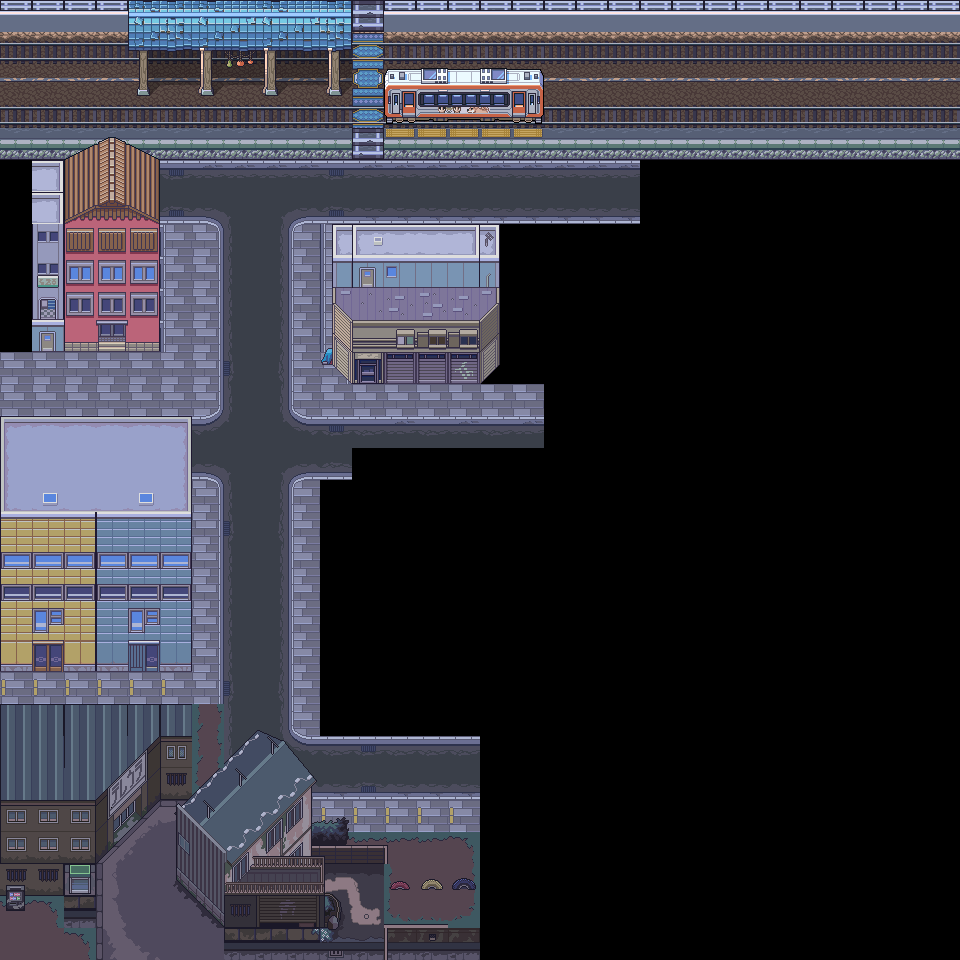

Rendered tile map (Tiled .tmx) drawn with the repository's tilesets; below, a short description and the map source with its tile grids summarised:
An orthogonal 30x30 tile map with 32x32 px tiles, 5 tile layers (floor, on ground, collision, above, ...), 3 tilesets and 3 objects (Start, Headmaster, VendingMachine).

<map version="1.10" tiledversion="1.11.2" orientation="orthogonal" renderorder="right-down" width="30" height="30" tilewidth="32" tileheight="32" infinite="0" nextlayerid="8" nextobjectid="5">
 <tileset firstgid="1" source="osaka.tsx" />
 <tileset firstgid="904" source="trainstation.tsx" />
 <tileset firstgid="1624" source="darktokyotilemap.tsx" />
 <layer id="7" name="floor" width="30" height="30">
  <data>[900 cells, 195 non-empty, 59 distinct tile ids]</data>
 </layer>
 <layer id="1" name="on ground" width="30" height="30">
  <data>[900 cells, 166 non-empty, 84 distinct tile ids]</data>
 </layer>
 <layer id="5" name="collision" width="30" height="30">
  <data>[900 cells, 118 non-empty, 62 distinct tile ids]</data>
 </layer>
 <layer id="3" name="above" width="30" height="30">
  <data>[900 cells, 79 non-empty, 70 distinct tile ids]</data>
 </layer>
 <layer id="6" name="sky" width="30" height="30">
  <data>[900 cells, 20 non-empty, 13 distinct tile ids]</data>
 </layer>
 <objectgroup id="4" name="Object Layer 1">
  <object id="1" name="Start" type="Start" x="367" y="142">
   <point />
  </object>
  <object id="2" name="Headmaster" x="156" y="823">
   <properties>
    <property name="dialog" value="Headmaster: Have you found three magic items yet?" />
   </properties>
   <point />
  </object>
  <object id="3" name="VendingMachine" x="16" y="913">
   <point />
  </object>
 </objectgroup>
</map>
